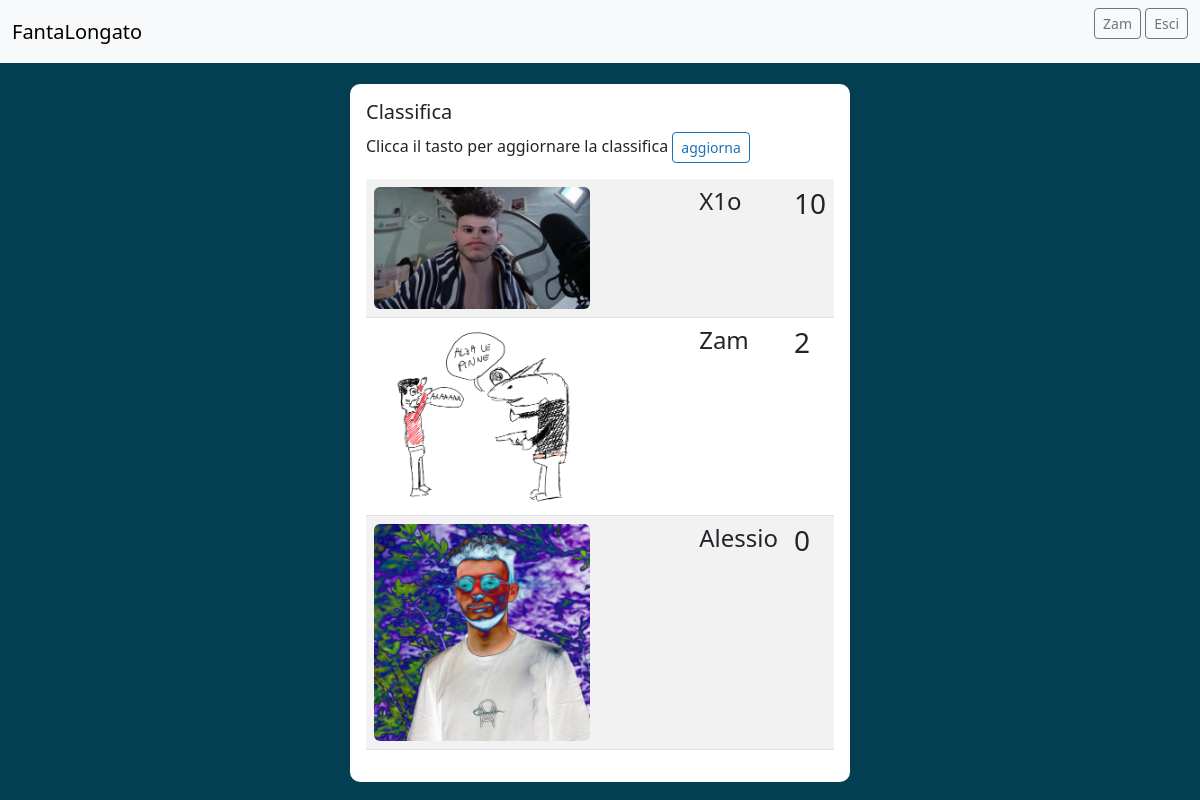
The page /accounts/classifica/ (signed in) on the database its author committed.
### accounts/models.py (models this page shows, shortened)
class Profile(models.Model):
    user = models.OneToOneField(settings.AUTH_USER_MODEL, on_delete=models.CASCADE)
    foto = models.ImageField(default='default.jpg', upload_to='profile_images')
    sfide = models.ManyToManyField(Sfide, blank=True)
    puntitotali = models.IntegerField(default='0', null=True)

### accounts/views.py (the view)
# urls.py: path('classifica/', views.showallusers, name='classifica'),
@login_required
def showallusers(request):
    data = Profile.objects.filter(Q(user__is_superuser=False), Q(user__is_staff=False)).order_by('-puntitotali')
    return render(request, "registration/classifica.html", {'data': data})

### accounts/templates/registration/classifica.html
{% block head %}
{% include "landingpage/partials/_head.html" %}
{% endblock %}
{% block header %}
{% include "landingpage/partials/_header.html" %}
{% endblock %}
<div class="container mt-4 d-flex justify-content-center">
    <div class="card p-3">
        <div class="d-flex align-items-center">
            <div class="ml-3 w-100">
                <h5 class="mb-0 mt-0">Classifica</h5>
                <div class="mt-2 flex-row">
                    <p>
                        <span>Clicca il tasto per aggiornare la classifica</span>
                        <a href="{% url 'accounts:classifica' %}" class="btn btn-sm btn-outline-primary buttonOutline align-left" type="button">aggiorna</a>
                    </p>
                </div>
                <table class="table table-striped">
                    {% for userData in data %}
                    <tr>
                        <td>
                            <img src="{{ userData.foto.url }}" class="rounded imgClassifica" width="155" alt="immagine-profilo">
                        </td>
                        <td>
                            <h4>{{ userData.user }}<h4>
                        </td>
                        <td>
                            <h3>{{ userData.puntitotali }}<h3>
                        </td>
                    </tr>
                    {% endfor %}
                </table>
            </div>
        </div>
    </div>
 </div>

### landingpage/templates/landingpage/partials/_header.html
<header>
    <nav class="navbar bg-body-tertiary">
        <div class="container-fluid">
            <a class="navbar-brand" href="http://localhost:8000/">FantaLongato</a>
            <form>
                {% if user.is_authenticated %}
                    <a class="btn btn-sm btn-outline-secondary" href="{% url 'accounts:profile' %}">{{ user.username }}</a>
                    <a class="btn btn-sm btn-outline-secondary" href="{% url 'accounts:logout' %}">Esci</a>
                {% else %}
                    <a class="btn btn-sm btn-outline-secondary" href="{% url 'accounts:login' %}">Accedi</a>
                    <a class="btn btn-sm btn-outline-secondary" href="{% url 'accounts:register' %}">Registrati</a>
                {% endif %}
            </form>
        </div>
    </nav>
</header>

### landingpage/static/css/style.css (style rules this page uses)
header { position: fixed; top: 0; width: 100%; z-index: 9999; }
img { width: 100%; height: auto; }
.imgClassifica { width: 70%; height: auto; }
.card { width: 500px; border: none; border-radius: 10px; background-color: #fff; }
.buttonOutline { --bs-btn-color: #1972B9; --bs-btn-border-color: #1972B9; --bs-btn-hover-color: #fff; --bs-btn-hover-bg: #104e81; --bs-btn-hover-border-color: #1972B9; --bs-btn-focus-shadow-rgb: 13,110,253; --bs-btn-active-color: #fff; --bs-btn-active-bg: #104e81; --bs-btn-active-border-color: #1972B9; --bs-btn-active-shadow: inset 0 3px 5px rgba(0, 0, 0, 0.125); --bs-btn-disabled-color: #1972B9; --bs-btn-disabled-bg: transparent; --bs-btn-disabled-border-color: #1972B9; --bs-gradient: none; --bs-btn-padding-y: 0.25rem; --bs-btn-padding-x: 0.5rem; --bs-btn-font-size: 0.875rem; }

### rows shown on the page
Profile: foto (picture), user "X1o", puntitotali "10"
Profile: foto (picture), user "Zam", puntitotali "2"
Profile: foto (picture), user "Alessio", puntitotali "0"

### other values the page prints
{{ user.username }} "Zam"
